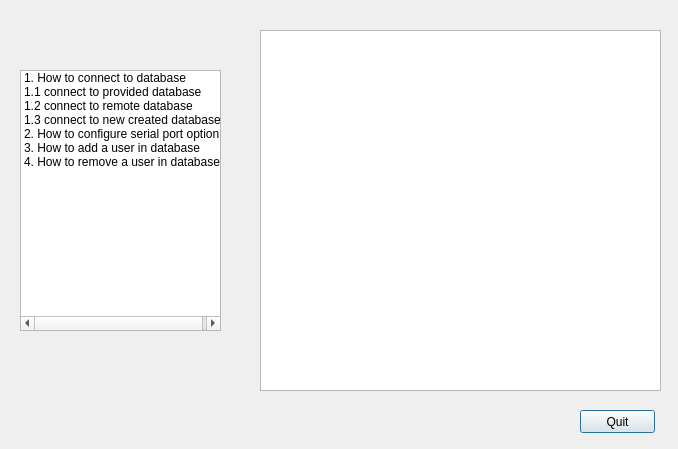
<?xml version="1.0" encoding="UTF-8"?>
<ui version="4.0">
 <class>DocDialog</class>
 <widget class="QDialog" name="DocDialog">
  <property name="geometry">
   <rect>
    <x>0</x>
    <y>0</y>
    <width>678</width>
    <height>449</height>
   </rect>
  </property>
  <property name="windowTitle">
   <string>Document</string>
  </property>
  <widget class="QTextBrowser" name="textBrowser">
   <property name="geometry">
    <rect>
     <x>260</x>
     <y>30</y>
     <width>401</width>
     <height>361</height>
    </rect>
   </property>
  </widget>
  <widget class="QListWidget" name="listWidget">
   <property name="geometry">
    <rect>
     <x>20</x>
     <y>70</y>
     <width>201</width>
     <height>261</height>
    </rect>
   </property>
   <property name="sizePolicy">
    <sizepolicy hsizetype="Expanding" vsizetype="Expanding">
     <horstretch>0</horstretch>
     <verstretch>0</verstretch>
    </sizepolicy>
   </property>
   <property name="resizeMode">
    <enum>QListView::Fixed</enum>
   </property>
   <item>
    <property name="text">
     <string>1. How to connect to database</string>
    </property>
    <property name="flags">
     <set>ItemIsDragEnabled|ItemIsUserCheckable|ItemIsEnabled</set>
    </property>
   </item>
   <item>
    <property name="text">
     <string>1.1 connect to provided database</string>
    </property>
   </item>
   <item>
    <property name="text">
     <string>1.2 connect to remote database</string>
    </property>
   </item>
   <item>
    <property name="text">
     <string>1.3 connect to new created database</string>
    </property>
   </item>
   <item>
    <property name="text">
     <string>2. How to configure serial port option</string>
    </property>
   </item>
   <item>
    <property name="text">
     <string>3. How to add a user in database</string>
    </property>
   </item>
   <item>
    <property name="text">
     <string>4. How to remove a user in database</string>
    </property>
   </item>
  </widget>
  <widget class="QPushButton" name="QuitButton">
   <property name="geometry">
    <rect>
     <x>580</x>
     <y>410</y>
     <width>75</width>
     <height>23</height>
    </rect>
   </property>
   <property name="text">
    <string>Quit</string>
   </property>
  </widget>
 </widget>
 <resources/>
 <connections/>
</ui>
